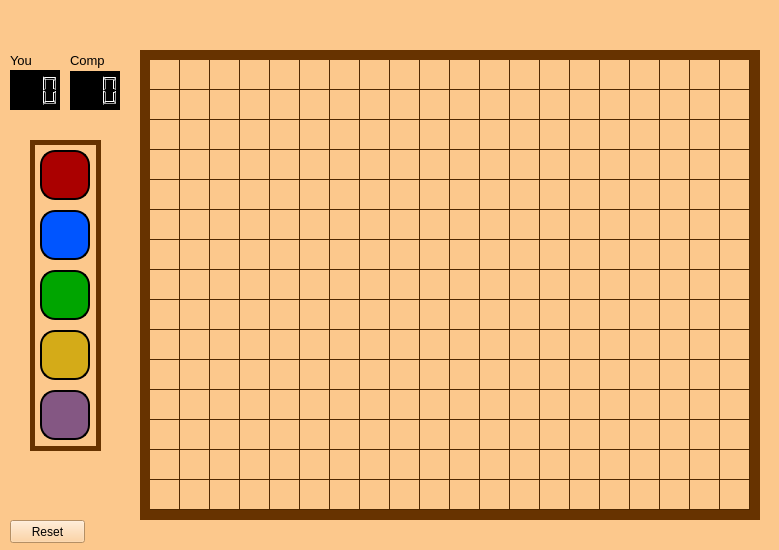
<?xml version="1.0" encoding="UTF-8"?>
<ui version="4.0">
 <class>MainWindow</class>
 <widget class="QMainWindow" name="MainWindow">
  <property name="geometry">
   <rect>
    <x>0</x>
    <y>0</y>
    <width>779</width>
    <height>550</height>
   </rect>
  </property>
  <property name="windowTitle">
   <string>MainWindow</string>
  </property>
  <property name="autoFillBackground">
   <bool>false</bool>
  </property>
  <property name="styleSheet">
   <string notr="true">background-color: rgb(252, 200, 140);
</string>
  </property>
  <widget class="QWidget" name="centralWidget">
   <widget class="QLCDNumber" name="lcdNumber">
    <property name="geometry">
     <rect>
      <x>10</x>
      <y>70</y>
      <width>50</width>
      <height>40</height>
     </rect>
    </property>
    <property name="font">
     <font>
      <pointsize>10</pointsize>
     </font>
    </property>
    <property name="styleSheet">
     <string notr="true">background-color: rgb(0, 0, 0);</string>
    </property>
    <property name="frameShape">
     <enum>QFrame::StyledPanel</enum>
    </property>
    <property name="lineWidth">
     <number>3</number>
    </property>
    <property name="digitCount">
     <number>3</number>
    </property>
    <property name="segmentStyle">
     <enum>QLCDNumber::Filled</enum>
    </property>
   </widget>
   <widget class="QLCDNumber" name="lcdNumber_2">
    <property name="geometry">
     <rect>
      <x>70</x>
      <y>70</y>
      <width>50</width>
      <height>40</height>
     </rect>
    </property>
    <property name="styleSheet">
     <string notr="true">background-color: rgb(0, 0, 0);</string>
    </property>
    <property name="frameShape">
     <enum>QFrame::StyledPanel</enum>
    </property>
    <property name="lineWidth">
     <number>3</number>
    </property>
    <property name="digitCount">
     <number>3</number>
    </property>
    <property name="segmentStyle">
     <enum>QLCDNumber::Filled</enum>
    </property>
   </widget>
   <widget class="QLabel" name="label">
    <property name="geometry">
     <rect>
      <x>10</x>
      <y>50</y>
      <width>51</width>
      <height>20</height>
     </rect>
    </property>
    <property name="font">
     <font>
      <pointsize>10</pointsize>
     </font>
    </property>
    <property name="text">
     <string>You</string>
    </property>
   </widget>
   <widget class="QLabel" name="label_2">
    <property name="geometry">
     <rect>
      <x>70</x>
      <y>50</y>
      <width>51</width>
      <height>21</height>
     </rect>
    </property>
    <property name="font">
     <font>
      <pointsize>10</pointsize>
     </font>
    </property>
    <property name="text">
     <string>Comp</string>
    </property>
   </widget>
   <widget class="QWidget" name="widget" native="true">
    <property name="geometry">
     <rect>
      <x>30</x>
      <y>140</y>
      <width>71</width>
      <height>311</height>
     </rect>
    </property>
    <property name="styleSheet">
     <string notr="true">border: 5px solid;
border-color: rgb(103, 51, 0);


</string>
    </property>
    <widget class="QPushButton" name="pushButton_2">
     <property name="geometry">
      <rect>
       <x>10</x>
       <y>70</y>
       <width>50</width>
       <height>50</height>
      </rect>
     </property>
     <property name="autoFillBackground">
      <bool>false</bool>
     </property>
     <property name="styleSheet">
      <string notr="true">background-color: rgb(0, 85, 255);
border: 2px solid;
border-radius: 15px;</string>
     </property>
     <property name="text">
      <string/>
     </property>
     <property name="autoRepeat">
      <bool>false</bool>
     </property>
    </widget>
    <widget class="QPushButton" name="pushButton_3">
     <property name="geometry">
      <rect>
       <x>10</x>
       <y>130</y>
       <width>50</width>
       <height>50</height>
      </rect>
     </property>
     <property name="autoFillBackground">
      <bool>false</bool>
     </property>
     <property name="styleSheet">
      <string notr="true">background-color: rgb(0, 165, 0);
border: 2px solid;
border-radius: 15px;</string>
     </property>
     <property name="text">
      <string/>
     </property>
     <property name="autoRepeat">
      <bool>false</bool>
     </property>
    </widget>
    <widget class="QPushButton" name="pushButton_4">
     <property name="geometry">
      <rect>
       <x>10</x>
       <y>190</y>
       <width>50</width>
       <height>50</height>
      </rect>
     </property>
     <property name="autoFillBackground">
      <bool>false</bool>
     </property>
     <property name="styleSheet">
      <string notr="true">background-color: rgb(212, 171, 24);
border: 2px solid;
border-radius: 15px;</string>
     </property>
     <property name="text">
      <string/>
     </property>
     <property name="autoRepeat">
      <bool>false</bool>
     </property>
    </widget>
    <widget class="QPushButton" name="pushButton">
     <property name="geometry">
      <rect>
       <x>10</x>
       <y>10</y>
       <width>50</width>
       <height>50</height>
      </rect>
     </property>
     <property name="autoFillBackground">
      <bool>false</bool>
     </property>
     <property name="styleSheet">
      <string notr="true">background-color: rgb(170, 0, 0);
border: 2px solid;
border-radius: 15px;
</string>
     </property>
     <property name="text">
      <string/>
     </property>
     <property name="autoRepeat">
      <bool>false</bool>
     </property>
     <property name="autoDefault">
      <bool>false</bool>
     </property>
     <property name="default">
      <bool>false</bool>
     </property>
    </widget>
    <widget class="QPushButton" name="pushButton_5">
     <property name="geometry">
      <rect>
       <x>10</x>
       <y>250</y>
       <width>50</width>
       <height>50</height>
      </rect>
     </property>
     <property name="autoFillBackground">
      <bool>false</bool>
     </property>
     <property name="styleSheet">
      <string notr="true">background-color: rgb(132, 87, 131);
border: 2px solid;
border-radius: 15px;</string>
     </property>
     <property name="text">
      <string/>
     </property>
     <property name="autoRepeat">
      <bool>false</bool>
     </property>
     <property name="default">
      <bool>false</bool>
     </property>
    </widget>
   </widget>
   <widget class="QPushButton" name="pushButton_6">
    <property name="geometry">
     <rect>
      <x>10</x>
      <y>520</y>
      <width>75</width>
      <height>23</height>
     </rect>
    </property>
    <property name="text">
     <string>Reset</string>
    </property>
   </widget>
   <widget class="QTableWidget" name="tableWidget">
    <property name="geometry">
     <rect>
      <x>140</x>
      <y>50</y>
      <width>620</width>
      <height>470</height>
     </rect>
    </property>
    <property name="sizePolicy">
     <sizepolicy hsizetype="Expanding" vsizetype="Expanding">
      <horstretch>0</horstretch>
      <verstretch>0</verstretch>
     </sizepolicy>
    </property>
    <property name="layoutDirection">
     <enum>Qt::LeftToRight</enum>
    </property>
    <property name="autoFillBackground">
     <bool>false</bool>
    </property>
    <property name="styleSheet">
     <string notr="true">gridline-color: rgb(79, 39, 0);
border: 10px solid;
border-color: rgb(103, 51, 0);</string>
    </property>
    <property name="lineWidth">
     <number>2</number>
    </property>
    <property name="autoScroll">
     <bool>true</bool>
    </property>
    <property name="defaultDropAction">
     <enum>Qt::IgnoreAction</enum>
    </property>
    <property name="selectionMode">
     <enum>QAbstractItemView::NoSelection</enum>
    </property>
    <property name="showGrid">
     <bool>true</bool>
    </property>
    <property name="gridStyle">
     <enum>Qt::SolidLine</enum>
    </property>
    <property name="rowCount">
     <number>15</number>
    </property>
    <property name="columnCount">
     <number>20</number>
    </property>
    <attribute name="horizontalHeaderVisible">
     <bool>false</bool>
    </attribute>
    <attribute name="horizontalHeaderDefaultSectionSize">
     <number>30</number>
    </attribute>
    <attribute name="verticalHeaderVisible">
     <bool>false</bool>
    </attribute>
    <attribute name="verticalHeaderDefaultSectionSize">
     <number>30</number>
    </attribute>
    <row/>
    <row/>
    <row/>
    <row/>
    <row/>
    <row/>
    <row/>
    <row/>
    <row/>
    <row/>
    <row/>
    <row/>
    <row/>
    <row/>
    <row/>
    <column/>
    <column/>
    <column/>
    <column/>
    <column/>
    <column/>
    <column/>
    <column/>
    <column/>
    <column/>
    <column/>
    <column/>
    <column/>
    <column/>
    <column/>
    <column/>
    <column/>
    <column/>
    <column/>
    <column/>
    <item row="0" column="0">
     <property name="text">
      <string/>
     </property>
     <property name="flags">
      <set>NoItemFlags</set>
     </property>
    </item>
   </widget>
  </widget>
 </widget>
 <layoutdefault spacing="6" margin="11"/>
 <tabstops>
  <tabstop>pushButton</tabstop>
  <tabstop>pushButton_2</tabstop>
  <tabstop>pushButton_3</tabstop>
  <tabstop>pushButton_4</tabstop>
  <tabstop>pushButton_5</tabstop>
  <tabstop>tableWidget</tabstop>
 </tabstops>
 <resources/>
 <connections/>
</ui>
